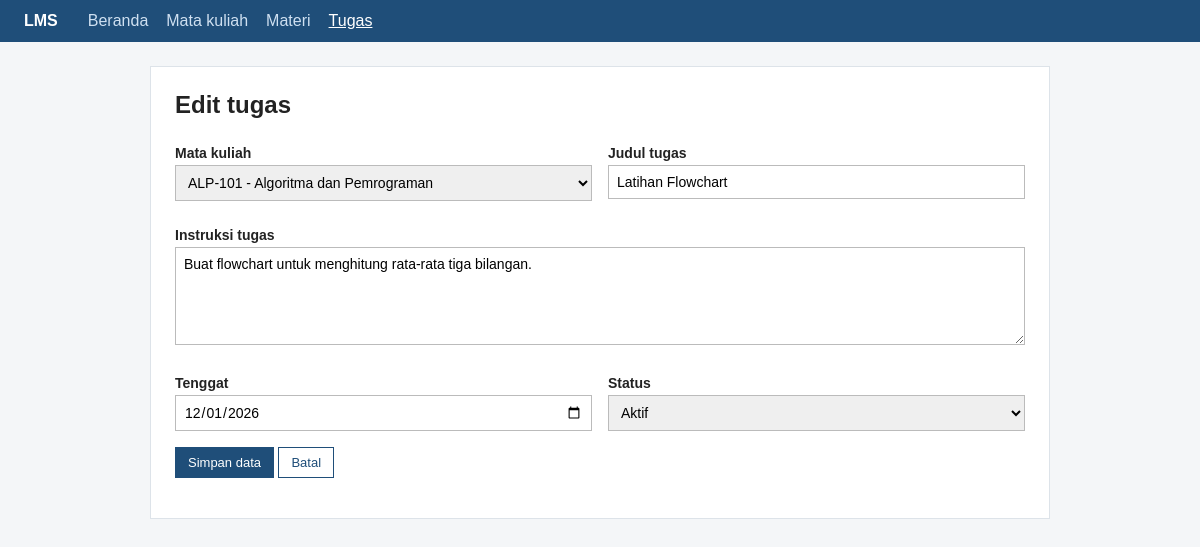
The page /tugas_form.php?id=1 on the database its author committed.
### tables this page shows
CREATE TABLE IF NOT EXISTS tugas (
  id INT UNSIGNED AUTO_INCREMENT PRIMARY KEY,
  mata_kuliah_id INT UNSIGNED NOT NULL,
  judul VARCHAR(150) NOT NULL,
  instruksi TEXT NOT NULL,
  tenggat DATE NOT NULL,
  status VARCHAR(20) NOT NULL,
  FOREIGN KEY (mata_kuliah_id) REFERENCES mata_kuliah(id) ON DELETE RESTRICT
);

CREATE TABLE IF NOT EXISTS mata_kuliah (
  id INT UNSIGNED AUTO_INCREMENT PRIMARY KEY,
  kode VARCHAR(20) NOT NULL UNIQUE,
  nama VARCHAR(100) NOT NULL,
  dosen VARCHAR(100) NOT NULL,
  semester TINYINT UNSIGNED NOT NULL
);

### tugas_form.php (the view, shortened to what this page needs)
<?php
require 'koneksi.php';
$edit = isset($_GET['id']);
$id = null; $lama = null;
if ($edit) {
    $id = valid_id($_GET['id']);
    $st = $conn->prepare('SELECT id, mata_kuliah_id, judul, instruksi, tenggat, status FROM tugas WHERE id = ?');
    $st->bind_param('i', $id); $st->execute();
    $lama = $st->get_result()->fetch_assoc();
}
$data = $lama ?? ['mata_kuliah_id' => '', 'judul' => '', 'instruksi' => '', 'tenggat' => '', 'status' => 'Draf'];
$err = []; $info = '';
$daftar = daftar_mk($conn);
layout_start($edit ? 'Edit tugas' : 'Tambah tugas', 'tugas'); ?>
<h1><?= $edit ? 'Edit tugas' : 'Tambah tugas' ?></h1>
<form method="post" action="tugas_form.php<?= $edit ? '?id=' . (int)$id : '' ?>" novalidate>
  <div class="grid">
    <div><label for="mk">Mata kuliah</label><select id="mk" name="mata_kuliah_id"><?= opsi_mk($daftar, $data['mata_kuliah_id']) ?></select><?= ferr($err, 'mata_kuliah_id') ?></div>
    <div><label for="judul">Judul tugas</label><input type="text" id="judul" name="judul" value="<?= e($data['judul']) ?>" maxlength="150"><?= ferr($err, 'judul') ?></div>
    <div class="full"><label for="ins">Instruksi tugas</label><textarea id="ins" name="instruksi" rows="5" maxlength="2000"><?= e($data['instruksi']) ?></textarea><?= ferr($err, 'instruksi') ?></div>
    <div><label for="tg">Tenggat</label><input type="date" id="tg" name="tenggat" value="<?= e($data['tenggat']) ?>"><?= ferr($err, 'tenggat') ?></div>
    <div><label for="st">Status</label><select id="st" name="status">
      <?php foreach (STATUS_TUGAS as $s): ?><option value="<?= e($s) ?>"<?= $data['status'] === $s ? ' selected' : '' ?>><?= e($s) ?></option><?php endforeach; ?>
    </select><?= ferr($err, 'status') ?></div>
  </div>
  <p><button class="btn pri">Simpan data</button> <a class="btn" href="tugas.php">Batal</a></p>
</form>

### style.css (style rules this page uses)
* { box-sizing: border-box; }
body { font-family: Arial, Helvetica, sans-serif; background: #f4f6f8; color: #222; margin: 0; }
h1 { font-size: 24px; margin-top: 0; }
.btn { display: inline-block; padding: 7px 12px; border: 1px solid #1f4e79; background: #fff; color: #1f4e79; text-decoration: none; font-size: 13px; cursor: pointer; font-family: inherit; }
.btn.pri { background: #1f4e79; color: #fff; }
input[type=text], input[type=date], select, textarea { width: 100%; padding: 8px; border: 1px solid #bbb; font-family: inherit; font-size: 14px; }
.grid { display: grid; grid-template-columns: 1fr 1fr; gap: 16px; }
.full { grid-column: 1 / -1; }
label { display: block; font-weight: bold; font-size: 14px; margin: 10px 0 4px; }

### rows shown on the page
tugas: mata_kuliah_id "ALP-101 - Algoritma dan Pemrograman", judul "Latihan Flowchart", instruksi "Buat flowchart untuk menghitung rata-rata tiga bilangan.", tenggat "12/01/2026"

### other values the page prints
$l "Beranda"
$l "Mata kuliah"
$l "Materi"
$l "Tugas"
form field status "Aktif"
